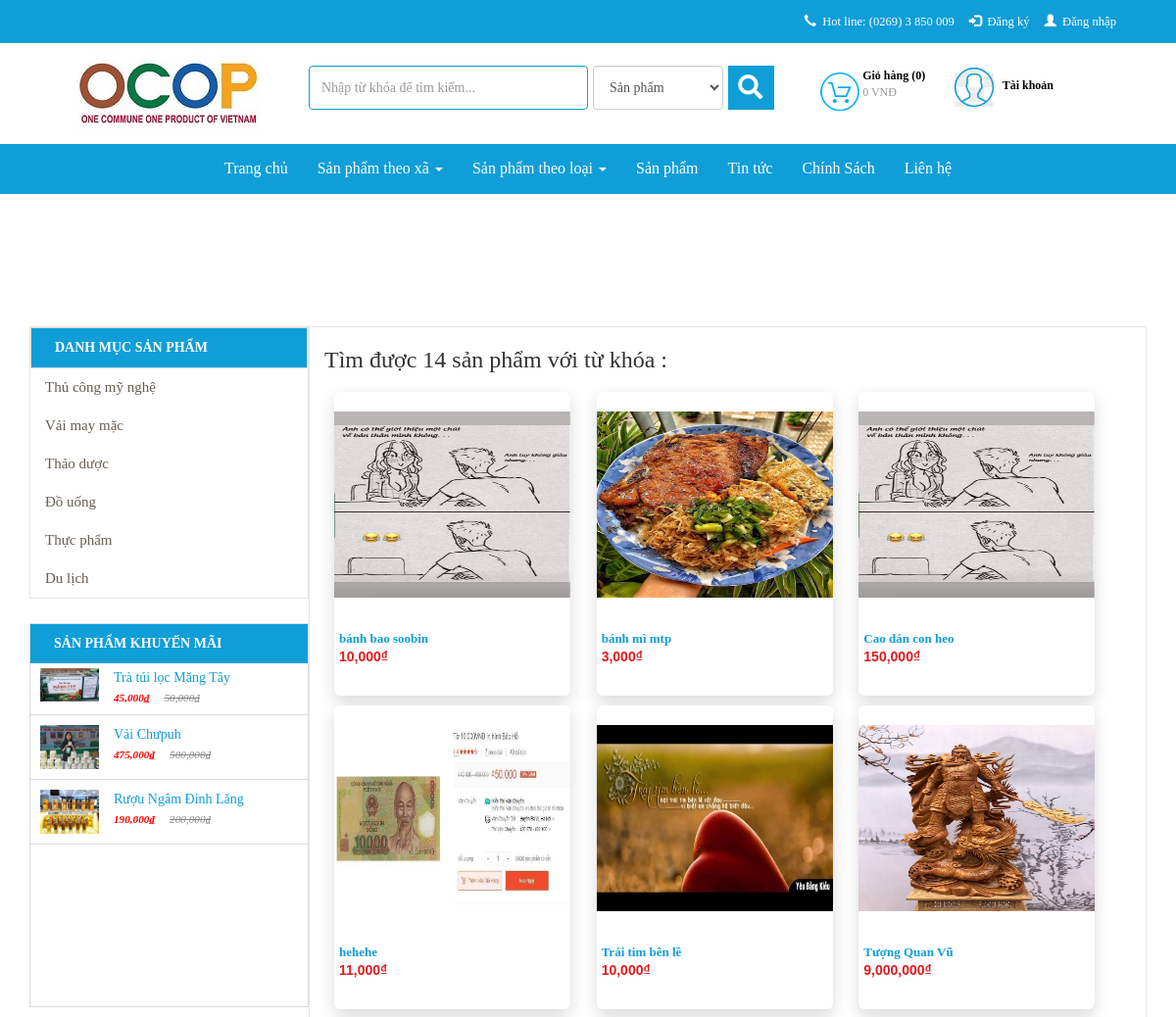
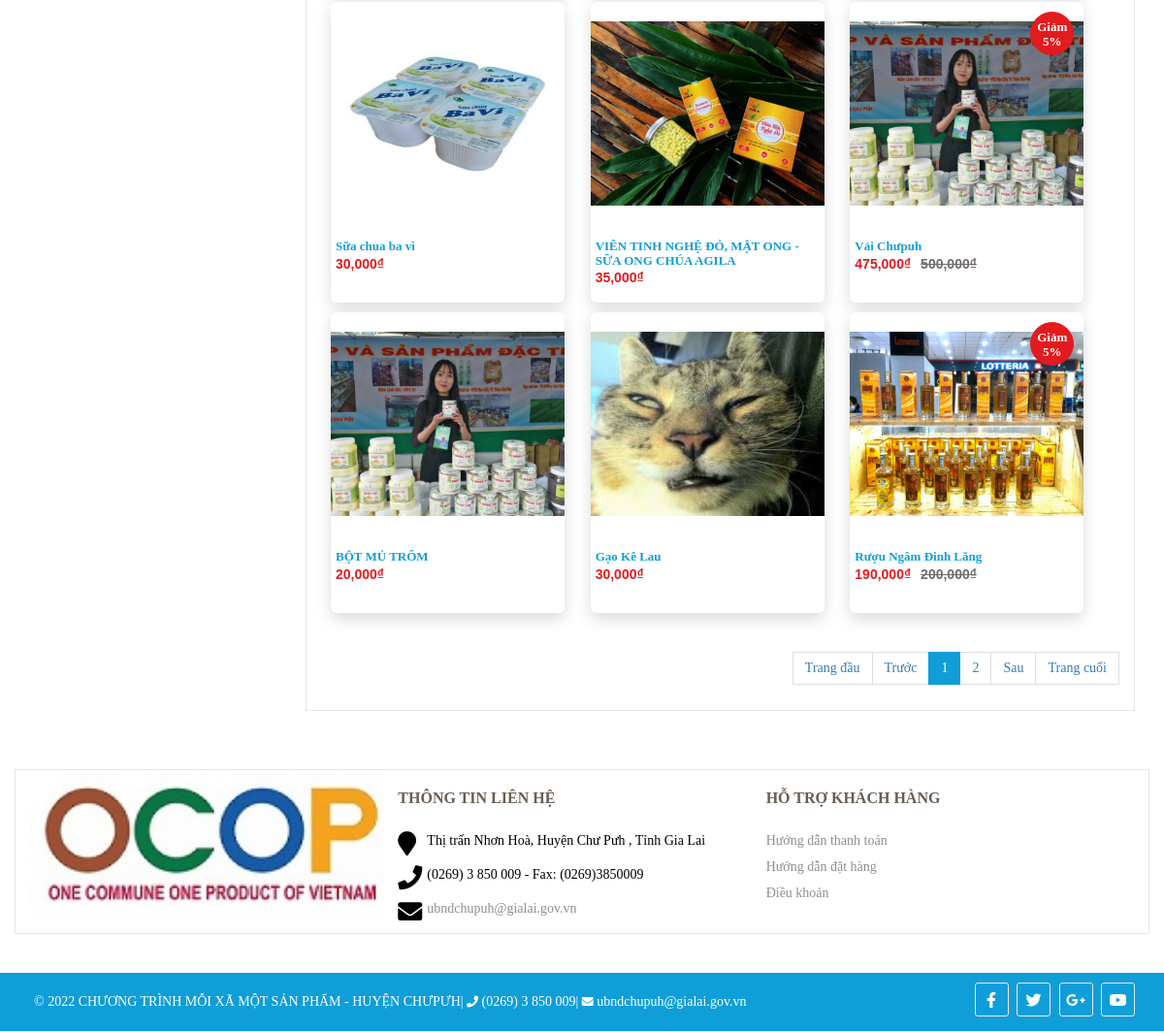
/index.php/search, run on the app's committed database (2 pictures, top to bottom).
### tables this page shows
CREATE TABLE `db_category` (
  `id` int(11) NOT NULL,
  `name` varchar(255) NOT NULL,
  `link` varchar(255) NOT NULL,
  `level` int(2) NOT NULL,
  `parentid` int(11) NOT NULL,
  `orders` varchar(5) DEFAULT NULL,
  `created_at` datetime NOT NULL,
  `created_by` varchar(255) NOT NULL,
  `updated_at` datetime NOT NULL,
  `updated_by` varchar(255) NOT NULL,
  `trash` tinyint(1) NOT NULL DEFAULT 1,
  `status` tinyint(1) NOT NULL DEFAULT 1
);

CREATE TABLE `db_product` (
  `id` int(11) NOT NULL,
  `catid` int(11) NOT NULL,
  `name` varchar(255) NOT NULL,
  `alias` varchar(255) NOT NULL,
  `avatar` varchar(255) NOT NULL,
  `img` varchar(255) NOT NULL,
  `sortDesc` text NOT NULL,
  `detail` text NOT NULL,
  `producer` int(11) NOT NULL,
  `number` int(11) NOT NULL,
  `number_buy` int(11) NOT NULL,
  `sale` int(3) DEFAULT NULL,
  `price` int(11) NOT NULL,
  `price_sale` int(11) NOT NULL,
  `created` datetime NOT NULL,
  `created_by` varchar(100) NOT NULL DEFAULT 'HDL',
  `modified` datetime NOT NULL,
  `modified_by` varchar(100) NOT NULL DEFAULT 'HDL',
  `trash` int(1) NOT NULL DEFAULT 1,
  `status` int(1) NOT NULL DEFAULT 1,
  `userId` int(11) DEFAULT NULL,
  `img2` varchar(255) DEFAULT NULL,
  `img3` varchar(255) DEFAULT NULL,
  `img4` varchar(255) DEFAULT NULL,
  `is_hot` int(11) NOT NULL DEFAULT 0
);

### application/controllers/Search.php (called while the page is built, shortened)
<?php if ( ! defined('BASEPATH')) exit('No direct script access allowed');
class Search extends CI_Controller {
	function __construct() {
		$this->load->model('frontend/Mcontent');
		$this->load->model('frontend/Mcategory');
		$this->load->model("frontend/Mproduct");
		$this->load->model('frontend/Mproducer');
		$this->load->model('backend/Muser');
		$this->data['com']='search';
	}
	public function index(){
		$this->load->library('phantrangsearch');
		$key = $_GET['search'];
		if (!empty($_GET['option'])) {
			$option = $_GET['option'];
		  }
		else{
			$option = 0;
		}
		$sufix = '?search='.str_replace(' ', '+', $key).'&option='.str_replace(' ', '+', $option);
		$limit=12;
		$current=$this->phantrangsearch->PageCurrent();
		$first=$this->phantrangsearch->PageFirst($limit, $current);
		if($option == 0){
			$total = $this->Mproduct->product_search_count($key);
			$this->data['list'] = $this->Mproduct->product_search($key,$limit,$first);
			$this->data['search_name']='sản phẩm';
		}else if ($option == 1){
			$total = $this->Muser->doanhnghiep_search_count($key);
			$this->data['list'] = $this->Muser->doanhnghiep_search($key,$limit,$first);
			$this->data['search_name']='doanh nghiệp';
		}else if($option == 2){
			$total = $this->Mproducer->xa_search_count($key);
			$this->data['list'] = $this->Mproducer->xa_search($key,$limit,$first);
			$this->data['search_name']='địa phương';
		}
		$this->data['title']='OCOP CHƯPƯH - Bạn muốn tìm gì ?';
		$this->data['option'] =$option;
		$this->data['strphantrang']=$this->phantrangsearch->PagePer($total, $current, $limit, $url= 'search',$sufix= $sufix );
		$this->data['view']='index';
		$this->data['count'] = $total;
		$this->data['key'] =$key;
		$this->load->view('frontend/layout',$this->data);
	}
}

### index.php (called while the page is built, shortened)
<?php
require_once BASEPATH.'core/CodeIgniter.php';

### application/models/frontend/Mcategory.php (called while the page is built, shortened)
<?php
class Mcategory extends CI_Model {
    public function __construct()
    {
        $this->table = $this->db->dbprefix('category');
    }
    public function category_menu($parentid)
    {
        $this->db->where('parentid', $parentid);
        $this->db->where('status', 1);
        $this->db->where('trash', 1);
        $this->db->order_by('orders asc, updated_at desc');
        $query = $this->db->get($this->table);
        return $query->result_array();
    }
}

### application/models/frontend/Mproduct.php (called while the page is built, shortened)
<?php
class Mproduct extends CI_Model {
    public function __construct()
    {
        $this->table = $this->db->dbprefix('product');
    }
    public function product_sale($limit)
    {
        $this->db->where('status', 1);
        $this->db->where('trash', 1);
        $this->db->limit($limit);
        $this->db->order_by('sale', 'desc');
        $this->db->order_by('modified', 'desc');
        $query = $this->db->get($this->table);
        return $query->result_array();
    }
    public function product_search($name,$limit,$first){
        $this->db->like('name', $name);
        $this->db->where('trash', 1);
        $this->db->order_by('created', 'desc');
        $query = $this->db->get($this->table,$limit,$first);
        return $query->result_array();
    }
    public function product_search_count($name){
        $this->db->like('name', $name);
        $this->db->where('status', 1);
        $this->db->where('trash', 1);
        $this->db->order_by('created', 'desc');
        $query = $this->db->get($this->table);
        return count($query->result_array());
    }
}

### application/views/frontend/components/search/index.php (the view, shortened to what this page needs)
<section id="product-all" class="collection">
	<div class="slider">
		<div class="container">
			<div class="col-xs-12 col-sm-12 col-md-3 col-lg-3">
				<div class="col-xs-12 col-sm-12 col-md-12 col-lg-12 list-menu pull-left">
					<?php $this->load->view('frontend/modules/category'); ?>
				</div>
				<?php $this->load->view('frontend/modules/product-sale'); ?>
			</div>
			<div class="col-xs-12 col-sm-12 col-md-9 col-lg-9 product-content">
				<div class="product-wrap">
					<div class="collection__title">
						<?php
						echo '<h3>Tìm được ' . $count . ' ' . $search_name . ' với từ khóa : <span style="color: red;">' . $key . '</span></h3>';
						?>
						<div class="collection-filter" id="list-product">
							<div class="category-products clearfix">
								<div class="products-grid clearfix">
									<?php if (count($list) == 0) : ?>
										<p>Không có sản phẩm !</p>
									<?php else : ?>
										<?php if ($option == 0) : ?>
											<?php foreach ($list as $sp) : ?>
												<div class="col-md-4 col-lg-4 col-xs-6 col-6 detail-box">
													<div class="product-lt">
														<div class="lt-product-search-image">
															<a href="<?php echo $sp['alias'] ?>" title="<?php echo $sp['name'] ?>">
																<img class="img-sp" src="public/images/products/<?php echo $sp['avatar'] ?>" alt="">
															</a>
															<?php if ($sp['sale'] > 0) : ?>
																<div class="giam-percent">
																	<span class="text-giam-percent">Giảm <?php echo $sp['sale'] ?>%</span>
																</div>
															<?php endif; ?>
														</div>
														<div class="lt-product-group-info" style="text-align:left">
															<a href="<?php echo $sp['alias'] ?>" title="<?php echo $sp['name'] ?>">
																<h3><?php echo $sp['name'] ?></h3>
															</a>
															<div class="price-box">
																<?php if ($sp['sale'] > 0) : ?>
																	<p class="old-price">
																		<span class="price"><?php echo (number_format($sp['price'])); ?>₫</span>
																	</p>
																	<p class="special-price">
																		<span class="price"><?php echo (number_format($sp['price_sale'])); ?>₫</span>
																	</p>
																<?php else : ?>
																	<p class="old-price">
																		<span class="price" style="color: #fff"><?php echo (number_format($sp['price'])); ?>₫</span>
																	</p>
																	<p class="special-price">
																		<span class="price"><?php echo (number_format($sp['price'])); ?>₫</span>
																	</p>
																<?php endif; ?>
															</div>
														</div>
													</div>
												</div>
											<?php endforeach; ?>
										<?php endif; ?>
								</div>
								<div class="text-center pull-right">
									<ul class="pagination">
										<?php echo $strphantrang; ?>
									</ul>
								</div>
							<?php endif; ?>
							</div>
						</div>
					</div>
				</div>
			</div>
		</div>
	</div>
</section>

### application/views/frontend/modules/category.php (shortened to what this page needs)
<div class="widget" style="margin: 0px; min-height: 0px;">
    <p>Danh mục sản phẩm</p>
</div>
<?php
$listcat = $this->Mcategory->category_menu(0);
$html_menu='<ul class="main-ul">';
foreach ($listcat as $menu) {
    $html_menu.='<li>';
    $html_menu.="<a href='san-pham/".$menu['link']." ' title=' ".$menu['name']."'>";
    $html_menu.=$menu['name'];
    $html_menu.='</i>';
    $html_menu.="</a>";
    $html_menu.="</li>";
}
$html_menu.="</ul>";
echo $html_menu;
?>

### application/views/frontend/modules/product-sale.php
<div class="col-xs-12 col-sm-12 col-md-12 col-lg-12 products-sale-off">
    <div class="widget">
        <p>Sản phẩm khuyến mãi</p>
        <div class="panel-left-body">
            <?php
                $list = $this->Mproduct->product_sale('4');
                $html_menu='<div id="post-list-footer" class="sidebar_menu">';
                foreach ($list as $menu) {
                    if($menu['sale'] > 0){
                        $html_menu.="<div class = 'spost clearfix'>";
                            $html_menu.="<div class='entry-image'>";
                                $html_menu.="<a href=".$menu['alias']." title=' ".$menu['name']."'>";
                                    $html_menu.="<img src='public/images/products/".$menu['img']."'>";
                                $html_menu.="</a>";
                            $html_menu.='</div>';
                            $html_menu.='<div class="entry-c" style="width:194px;">';
                                $html_menu.='<div class="entry-title">';
                                    $html_menu.="<a class='ws-nw overflow ellipsis' href=".$menu['alias']." title=' ".$menu['name']."'>";
                                        $html_menu.=$menu['name'];
                                    $html_menu.="</a>";
                                $html_menu.='</div>';
                                $html_menu.='<ul class="entry-meta">';
                                    $html_menu.='<li class="color">';
                                        $html_menu.="<ins>".number_format($menu['price_sale']).'₫'."</ins>";
                                        $html_menu.="<del>".number_format($menu['price']).'₫'."</del>";
                                    $html_menu.='</li>';
                                $html_menu.='</ul>';
                            $html_menu.='</div>';
                        $html_menu.="</div>";
                    }
                }
                $html_menu.="</div>";
            echo $html_menu;
            ?>
        </div>
    </div>
</div>

### data on the page
db_category: value "Thủ công mỹ nghệ"
db_category: value "Vải may mặc"
db_category: value "Thảo dược"
db_category: value "Đồ uống"
db_category: value "Thực phẩm"
db_category: value "Du lịch"
db_product: img (picture), sale "Trà túi lọc Măng Tây", price_sale "45,000", price "50,000"
db_product: img (picture), sale "Vải Chưpuh", price_sale "475,000", price "500,000", avatar (picture), sale "5", name "Vải Chưpuh"
db_product: img (picture), sale "Rượu Ngâm Đinh Lăng", price_sale "190,000", price "200,000", avatar (picture), sale "5", name "Rượu Ngâm Đinh Lăng"
db_product: avatar (picture), name "bánh bao soobin", price "10,000"
db_product: avatar (picture), name "bánh mì mtp", price "3,000"
db_product: avatar (picture), name "Cao dán con heo", price "150,000"
db_product: avatar (picture), name "hehehe", price "11,000"
db_product: avatar (picture), name "Trái tim bên lề", price "10,000"
db_product: avatar (picture), name "Tượng Quan Vũ", price "9,000,000"
db_product: avatar (picture), name "Sữa chua ba vì", price "30,000"
db_product: avatar (picture), name "VIÊN TINH NGHỆ ĐỎ, MẬT ONG - SỮA ONG CHÚA AGILA", price "35,000"
db_product: avatar (picture), name "BỘT MỦ TRÔM", price "20,000"
db_product: avatar (picture), name "Gạo Kê Lau", price "30,000"

### other printed values
$count "14"
$search_name "sản phẩm"
